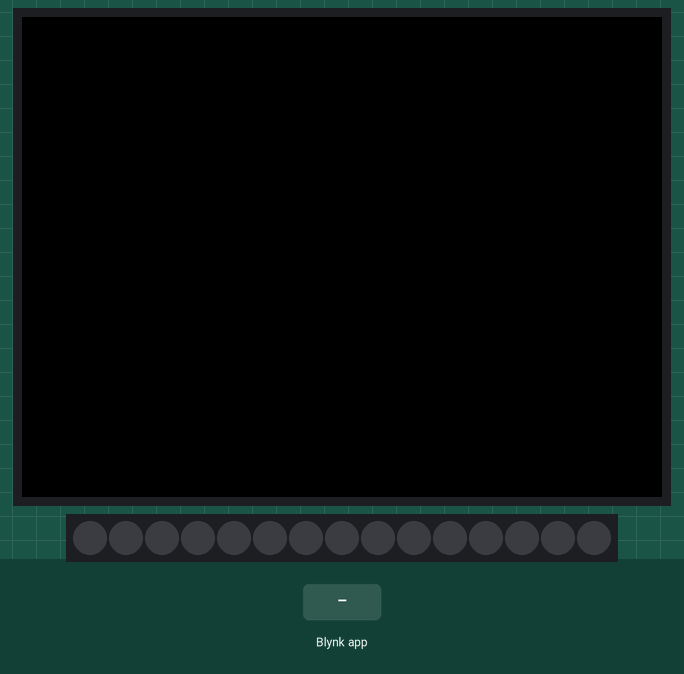
Recording of a sketch running on a simulated ESP32. Parts: 320×240 colour display, 15 RGB LEDs in strip order, left to right. The inputs (shaded band) are chosen by the test bench. Dim RGB values are drawn brighter than linear; WiFi joins after 1.5 s; servers stay silent unless stated.

Above: at 3.1 s.
3.2 s: Blynk app writes 1 to V1
At 4.0 s:
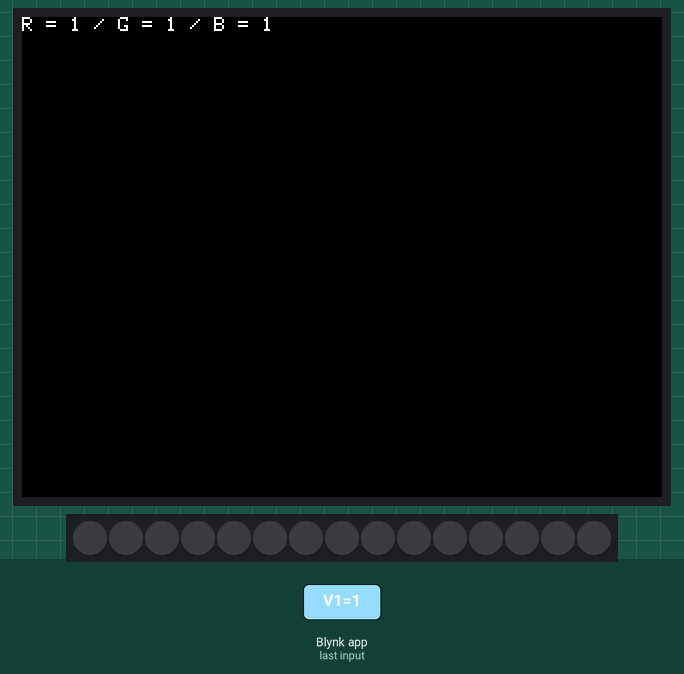
4.7 s: Blynk app writes 0 to V1
At 5.2 s:
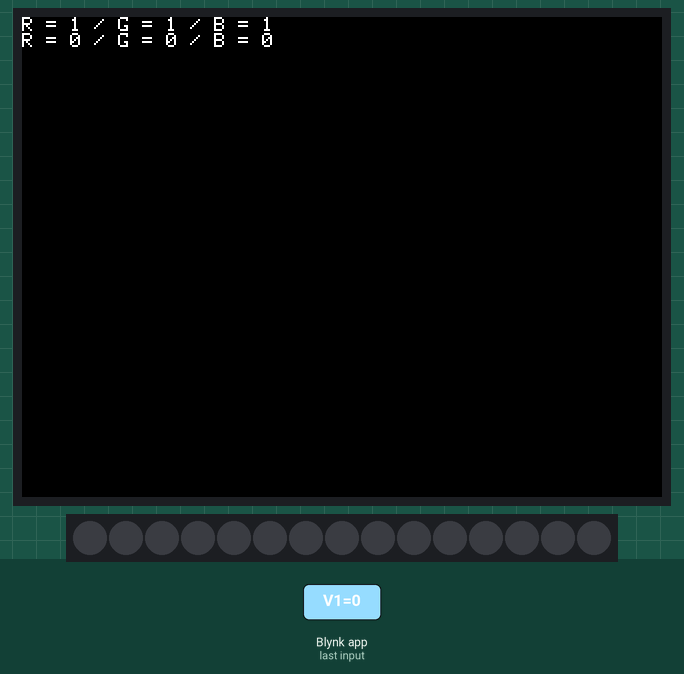
6.2 s: Blynk app writes 200 to V1
At 7.6 s:
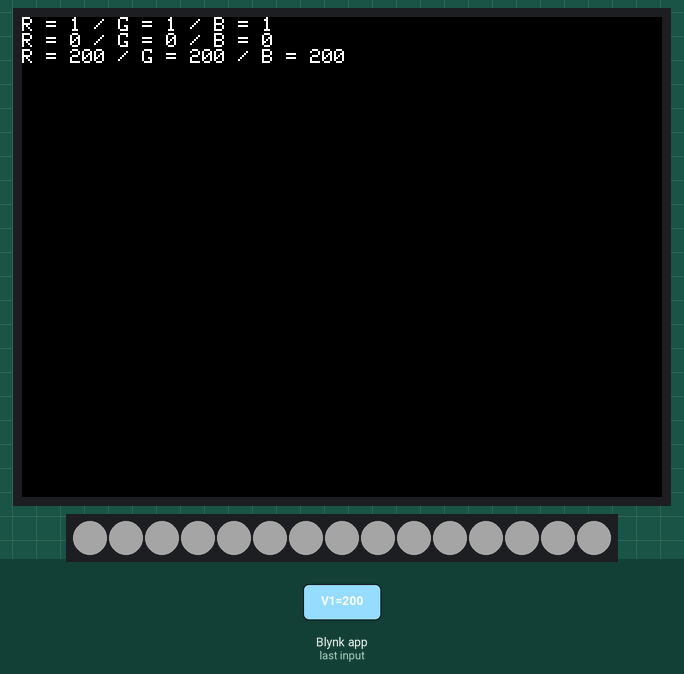
Timing chart, 0 to 9.2 s (numbered marks = the images above; inputs shaded):
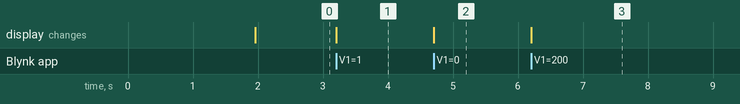

The sketch:

m5stack_neopixel_wifi_sample.ino
```cpp
#include <M5Stack.h>
#include <WiFi.h>
#include <WiFiClient.h>
#include <BlynkSimpleEsp32.h>
#include <Adafruit_NeoPixel.h>

#define LED_COUNT 15
#define LED_PIN 21

char blynk_token[] = "YOUR_OWN_BLYNK_AUTH_TOKEN";
char wifi_ssid[] = "YOUR_OWN_WiFi_SSID";
char wifi_pass[] = "YOUR_OWN_WiFi_PASSWORD";

Adafruit_NeoPixel strip(LED_COUNT, LED_PIN);

BLYNK_WRITE(V1) {
  int R = param[0].asInt();
  int G = param[1].asInt();
  int B = param[2].asInt();

  M5.Lcd.print("R = ");
  M5.Lcd.print(R);
  M5.Lcd.print(" / G = ");
  M5.Lcd.print(G);
  M5.Lcd.print(" / B = ");
  M5.Lcd.print(B);
  M5.Lcd.print("\n");

  for (int i=0; i<strip.numPixels(); i++) {
    strip.setPixelColor(i, R, G, B);
  }
  strip.show();
  delay(10);
}

void setup() {
  // put your setup code here, to run once:
  Serial.begin(9600);

  M5.begin();

  Blynk.begin(blynk_token, wifi_ssid, wifi_pass);

  strip.begin();
  strip.setBrightness(50);
  strip.show();
}

void loop() {
  // put your main code here, to run repeatedly:
  Blynk.run();
}
```

Measured:
- after the input at 3.2 s, the display: changes at once (image 1)
- after the input at 4.7 s, the display: changes at once (image 2)
- after the input at 6.2 s, the display: changes at once (image 3)
